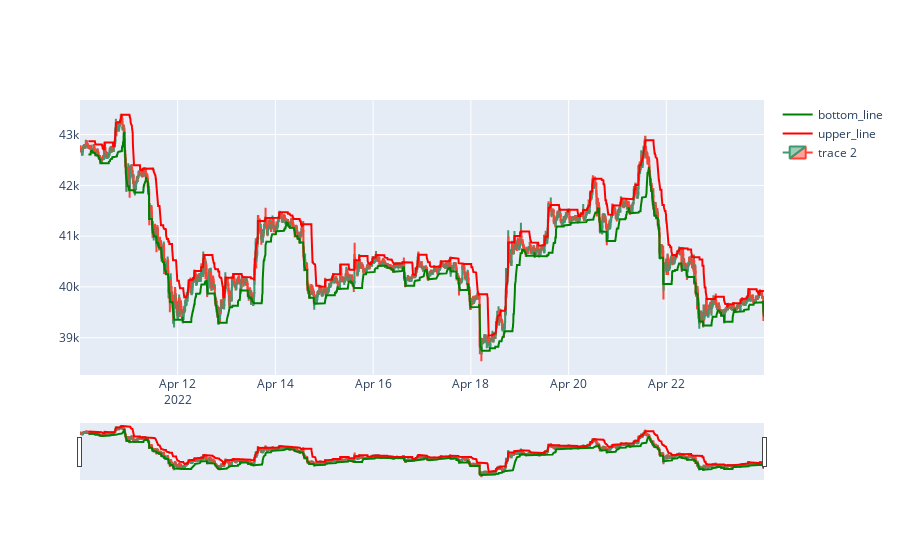

Notebook code cell kept with this figure:
### Markdown cell above
#### Machine Learning Chanel

### Code cell
fig = go.Figure()
fig.add_trace(go.Scatter(x=train_strategy.index,
              y=train_strategy['bottom_line'], name='bottom_line', mode='lines', line=dict(color='green')))
fig.add_trace(go.Scatter(x=train_strategy.index,
              y=train_strategy['upper_line'],  name='upper_line', mode='lines', line=dict(color='red')))

fig.add_trace(go.Candlestick(x=train_strategy.index,
                             open=train_strategy['open'],
                             high=train_strategy['high'],
                             low=train_strategy['low'],
                             close=train_strategy['close'])
              )


fig.show()

### Figure 1 — Plotly figure (JSON) as saved in the notebook; plotly's stock layout.template omitted (floating-point values rounded to 4 significant figures; data arrays with more than 128 entries replaced by an {"elided": "..."} marker saying what was removed)
{"data": [{"line": {"color": "green"}, "mode": "lines", "name": "bottom_line", "type": "scatter", "x": {"elided": "4031 str values"}, "y": {"elided": "4031 float values"}}, {"line": {"color": "red"}, "mode": "lines", "name": "upper_line", "type": "scatter", "x": {"elided": "4031 str values"}, "y": {"elided": "4031 float values"}}, {"close": {"elided": "4031 float values"}, "high": {"elided": "4031 float values"}, "low": {"elided": "4031 float values"}, "open": {"elided": "4031 float values"}, "type": "candlestick", "x": {"elided": "4031 str values"}}], "layout": {}}
